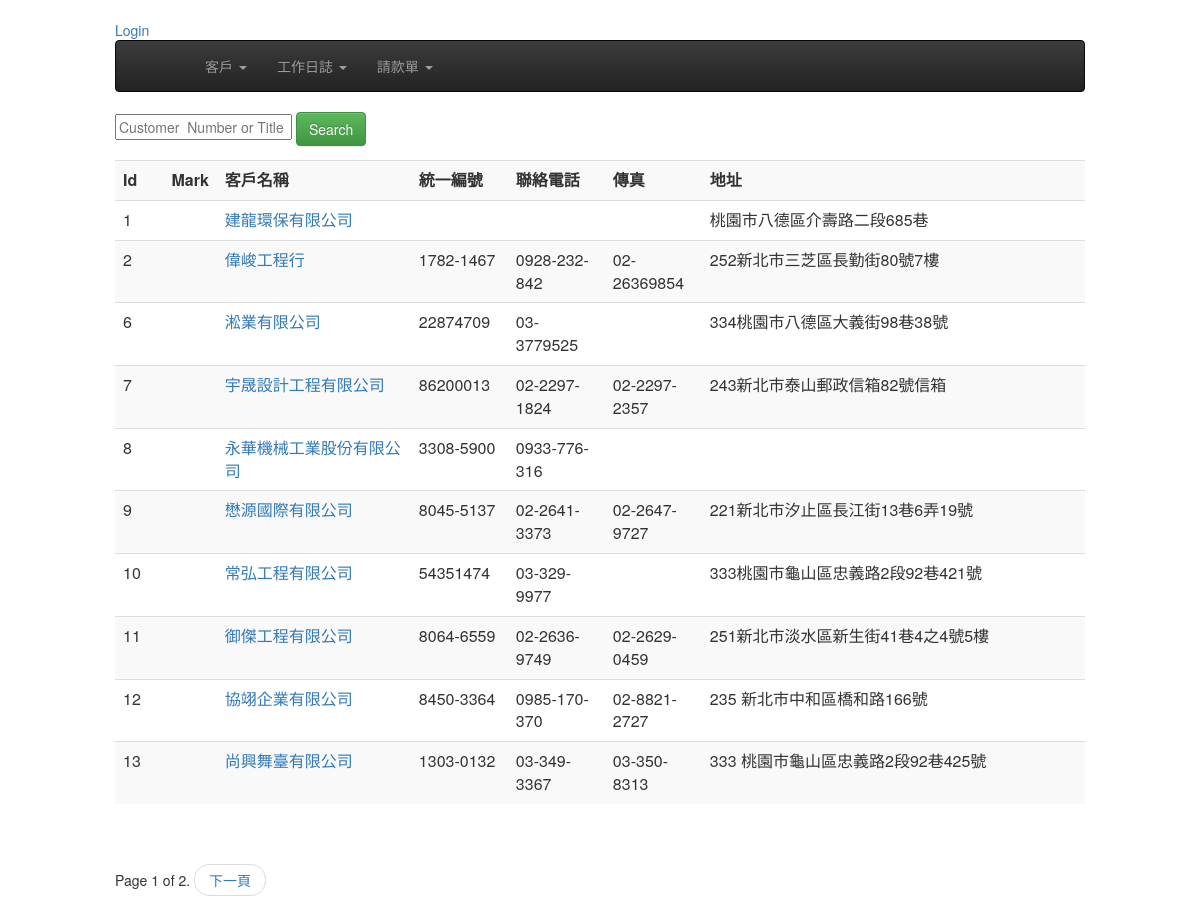
The app's page /customers/ with its own data.
### customers/models.py (models this page shows, shortened)
class Customer(models.Model):
    title = models.CharField(max_length=36, null=False, blank=False, verbose_name='客戶名稱')
    unikey = models.CharField(  max_length=12,null=True, blank=True, verbose_name='統一編號' )
    address = models.CharField( max_length=100, null=True, blank=True, verbose_name='地址')
    phone = models.CharField(max_length=20, null=True, blank=True, verbose_name='電話')
    faxno = models.CharField(max_length=20, null=True, blank=True, verbose_name='傳真')
    invalid = models.BooleanField(default=False, verbose_name='停用')
    create_at = models.DateTimeField(auto_now_add=True, auto_now =False)
    modify = models.DateTimeField(auto_now_add=False, auto_now =True)
    def get_absolute_url(self):
        return reverse( "customers:customer_detail", kwargs={"pk": self.pk} )

### customers/views.py (the view)
class CustomerList(ListView):
    model = Customer
    paginate_by = 10
    def get_queryset(self):
        query = self.request.GET.get('q')
        if query:
            query_list = Customer.objects.filter(
                Q(title__icontains=query)
            ).distinct()
            return query_list
        return Customer.objects.all()

### templates/customers/customer_list.html (shortened to what this page needs)
{% extends "base.html" %}
{% block content %}
<div>
    <form action="" method="GET">
      <input type="text" name="q" placeholder="Customer  Number or Title"  value="{{ request.GET.q }}"/>
      <input type="submit"  value="Search" class="btn btn-success"/>
    </form>
</div>
<div>
<table class="table table-striped" >
  <tr>
    <th width="5%">Id</th>
    <th width="5%">Mark</th>
    <th width="20%">客戶名稱</th>
    <th width="10%">統一編號</th>
    <th width="10%">聯絡電話</th>
    <th width="10%">傳真</th>
    <th >地址</th>
  </tr>
{% for record in object_list %}
  <tr>
    <td>{{ record.id }}</td>
    <td>
      </td>
    <td><a href='{{ record.get_absolute_url }}'>{{ record.title }}</a></td>
    <td>{{ record.unikey }}</td>
    <td>{{ record.phone }}</td>
    <td>{{ record.faxno }}</td>
    <td>{{ record.address }} </td>
  </tr>
{% endfor %}
</table>
<div>
  <div>
    <span align="center">
        <div class="pagination">
           <ul class="pager">
              <span class="step-links">
                  <span class="current">
                      Page {{ page_obj.number }} of {{ page_obj.paginator.num_pages }}.
                  </span>
                  {% if page_obj.has_next %}
                      <li><a href="?page={{ page_obj.next_page_number }}">下一頁</a></li>
                  {% endif %}
              </span>
            </ul>
        </div>
    </span>
  </div>
{% endblock content %}

### records on screen
Customer: id "1", title "建龍環保有限公司", address "桃園市八德區介壽路二段685巷"
Customer: id "2", title "偉峻工程行", unikey "1782-1467", phone "0928-232-842", faxno "02-26369854", address "252新北市三芝區長勤街80號7樓"
Customer: id "6", title "淞業有限公司", unikey "22874709", phone "03-3779525", address "334桃園市八德區大義街98巷38號"
Customer: id "7", title "宇晟設計工程有限公司", unikey "86200013", phone "02-2297-1824", faxno "02-2297-2357", address "243新北市泰山郵政信箱82號信箱"
Customer: id "8", title "永華機械工業股份有限公司", unikey "3308-5900", phone "0933-776-316"
Customer: id "9", title "懋源國際有限公司", unikey "8045-5137", phone "02-2641-3373", faxno "02-2647-9727", address "221新北市汐止區長江街13巷6弄19號"
Customer: id "10", title "常弘工程有限公司", unikey "54351474", phone "03-329-9977", address "333桃園市龜山區忠義路2段92巷421號"
Customer: id "11", title "御傑工程有限公司", unikey "8064-6559", phone "02-2636-9749", faxno "02-2629-0459", address "251新北市淡水區新生街41巷4之4號5樓"
Customer: id "12", title "協翊企業有限公司", unikey "8450-3364", phone "0985-170-370", faxno "02-8821-2727", address "235 新北市中和區橋和路166號"
Customer: id "13", title "尚興舞臺有限公司", unikey "1303-0132", phone "03-349-3367", faxno "03-350-8313", address "333 桃園市龜山區忠義路2段92巷425號"

### other values on screen
{{ page_obj.number }} "1"
{{ page_obj.paginator.num_pages }} "2"
